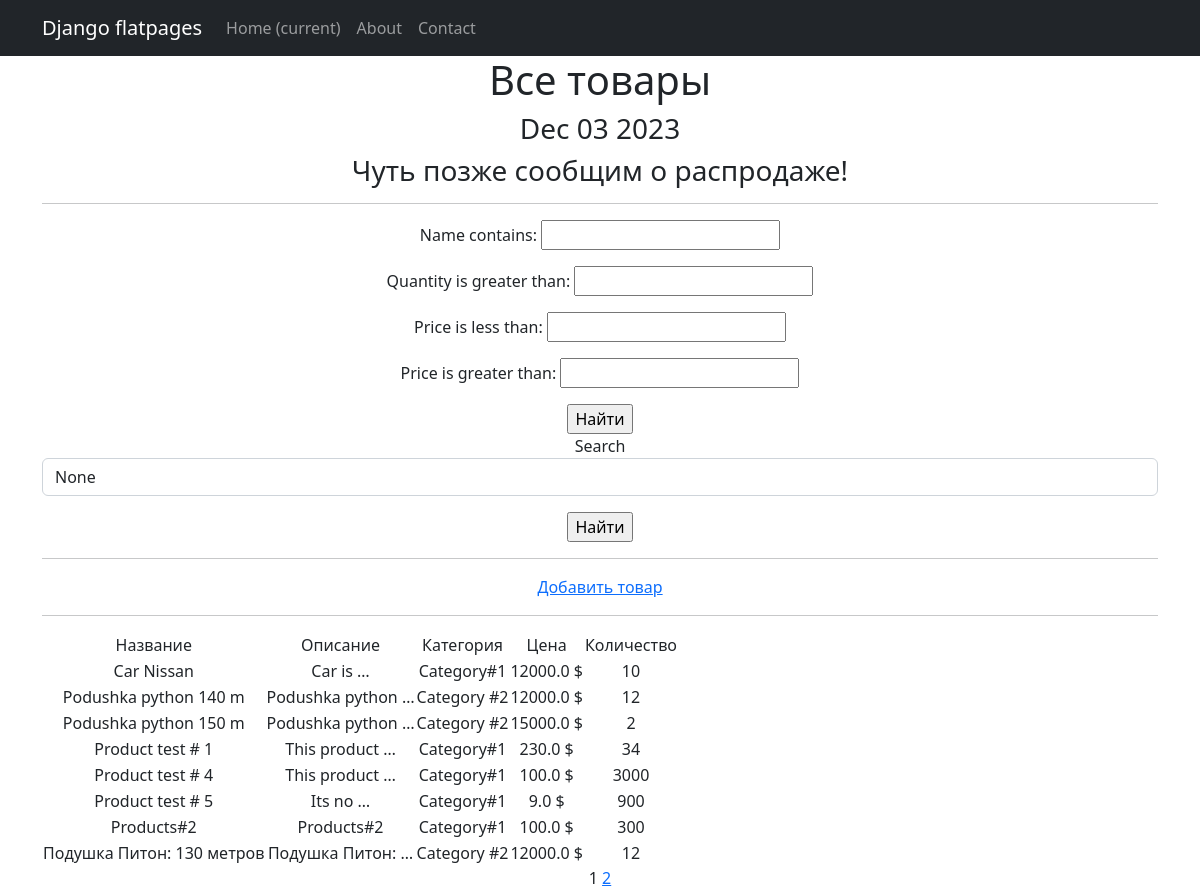
Screenshot of /products/ (signed in) with the database file from the repository.
### simpleapp/models.py (models this page shows, shortened)
class Product(models.Model):
    name = models.CharField(
        max_length=50,
        unique=True, # названия товаров не должны повторяться
    )
    description = models.TextField()
    quantity = models.IntegerField(
        validators=[MinValueValidator(0)],
    )
    category = models.ForeignKey(
        to='Category',
        on_delete=models.CASCADE,
        related_name='products', # все продукты в категории будут доступны через поле products
    )
    price = models.FloatField(
        validators=[MinValueValidator(0.0)],
    )

class Category(models.Model):
    name = models.CharField(max_length=100, unique=True)

### simpleapp/views.py (the view)
# urls.py: path('', ProductsList.as_view(), name='product_list'),  # refresh D4.5
class ProductsList(ListView):
    model = Product
    ordering = 'name'
    template_name = 'products.html'
    context_object_name = 'products'
    paginate_by = 8 # вот так мы можем указать количество записей на странице D 4.2
    def get_context_data(self, **kwargs):
        context = super().get_context_data(**kwargs)
        context['next_sale'] = None
        context['filterset'] = self.filterset
        return context
    def get_queryset(self):
        queryset = super().get_queryset()
        self.filterset = ProductFilter(self.request.GET, queryset)
        return self.filterset.qs

### simpleapp/templatetags/custom_filters.py (called while the page is built)
@register.filter() # or register.filter(name=’currency_rub’)
def currency(value, code='rub'): # {{ price|currency }}
   postfix = CURRENCIES_SYMBOLS[code]
   return f'{value} {postfix}'

### simpleapp/templatetags/custom_tags.py (called while the page is built)
@register.simple_tag()
def current_time(format_string='%b %d %Y'):
   return datetime.utcnow().strftime(format_string)

@register.simple_tag(takes_context=True)
def url_replace(context, **kwargs):
   d = context['request'].GET.copy()
   for k, v in kwargs.items():
      d[k] = v
   return d.urlencode()

### templates/products.html (shortened to what this page needs)
{% extends 'flatpages/default.html' %}
{% load custom_filters %}
{% load custom_tags %}
{% block content %}
   <h1>Все товары</h1>
   <h3> {% current_time '%b %d %Y' %} </h3>
   <h3> {{ next_sale|default_if_none:"Чуть позже сообщим о распродаже!" }} </h3>
   <hr>
   <form action="" method="get">
       {{ filterset.form.as_p }}
       <input type="submit" value="Найти" />
   </form>
   <form action="" method="get" >
      <label for="{{ filterset.form.name__icontains.id_for_label }}">Search</label>
      <input
        id="{{ filterset.form.name__icontains.id }}"
        name="{{ filterset.form.name__icontains.name }}"
        value="{{ filterset.form.name__icontains.value }}"
        class="form-control"
      >
      <input type="submit" class="mt-3 btn-primary" value="Найти" />
   </form>
   <hr>
   {% if perms.simpleapp.add_product %}
      <a href="{% url 'product_create' %}">Добавить товар</a>
   {% endif %}
   <hr>
   {% if products %}
       <table>
           <tr>
               <td>Название</td>
               <td>Описание</td>
               <td>Категория</td>
               <td>Цена</td>
               <td>Количество</td>
           </tr>
           {% for product in products %}
           <tr>
               <td>{{ product.name }}</td>
               <td>{{ product.description|truncatewords:2 }}</td>
               <td>{{ product.category.name }}</td>
               <td>{{ product.price|currency:"usd" }}</td>
               <td>{{ product.quantity }}</td>
           </tr>
           {% endfor %}
       </table>
   {% else %}
       <h2>Товаров нет!</h2>!
   {% endif %}
   {{ page_obj.number }}
   {% if page_obj.has_next %}
       <a href="?{% url_replace page=page_obj.next_page_number %}">{{ page_obj.next_page_number }}</a>
   {% endif %}
{% endblock content %}

### rows the page displays
Product: name "Car Nissan", description "Car is …", category.name "Category#1", price "12000.0 $", quantity "10"
Product: name "Podushka python 140 m", description "Podushka python …", category.name "Category #2", price "12000.0 $", quantity "12"
Product: name "Podushka python 150 m", description "Podushka python …", category.name "Category #2", price "15000.0 $", quantity "2"
Product: name "Product test # 1", description "This product …", category.name "Category#1", price "230.0 $", quantity "34"
Product: name "Product test # 4", description "This product …", category.name "Category#1", price "100.0 $", quantity "3000"
Product: name "Product test # 5", description "Its no …", category.name "Category#1", price "9.0 $", quantity "900"
Product: name "Products#2", description "Products#2", category.name "Category#1", price "100.0 $", quantity "300"
Product: name "Подушка Питон: 130 метров", description "Подушка Питон: …", category.name "Category #2", price "12000.0 $", quantity "12"

### other values shown
{{ next_sale|default_if_none:"Чуть позже сообщим о распродаже!" }} "Чуть позже сообщим о распродаже!"
{{ page_obj.number }} "1"
{{ page_obj.next_page_number }} "2"
